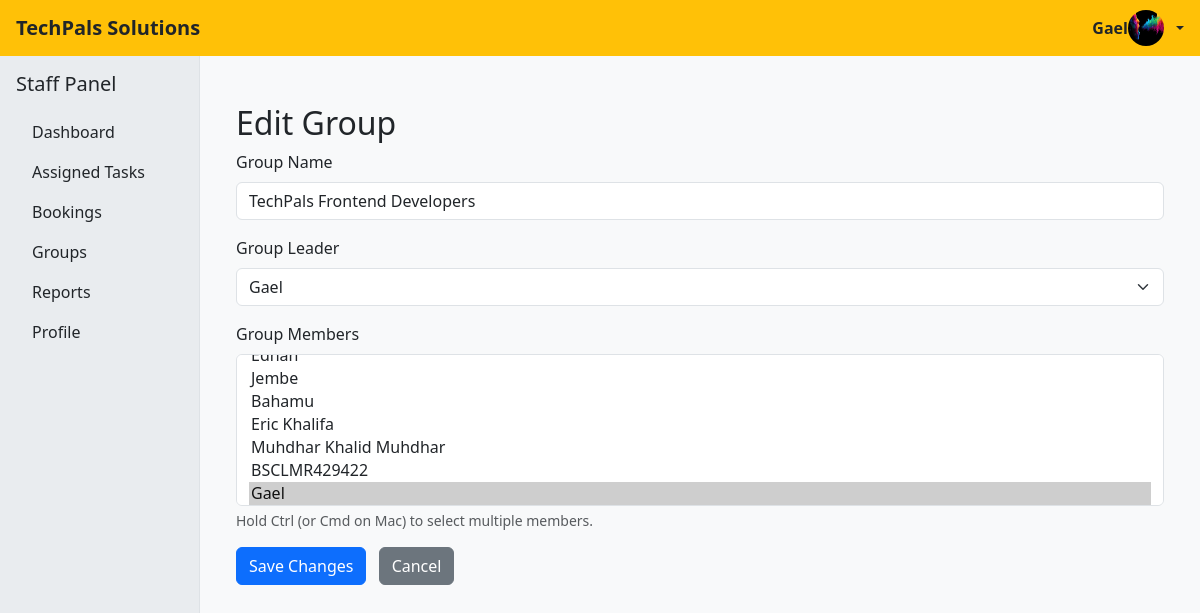
Page /group/edit/2/ (signed in) on the committed database.
### TechPalsApp/models.py (models this page shows, shortened)
class Profile(models.Model):
    user = models.OneToOneField(User, on_delete=models.CASCADE)
    image = models.ImageField(upload_to='profile_pics/', default='default.jpg')
    tech_stack = models.CharField(max_length=100, blank=True, null=True)

class Group(models.Model):
    group_name = models.CharField(max_length=100)
    group_members = models.ManyToManyField(User, related_name='custom_groups')
    group_leader = models.ForeignKey(
        User,
        on_delete=models.SET_NULL,
        null=True,
        blank=True,
        limit_choices_to={'is_staff': True},  # Only staff can be leader
        related_name='led_groups'
    )

### TechPalsApp/views.py (the view, shortened to what this page needs)
# urls.py: path('group/edit/<int:group_id>/', views.edit_group, name='group-edit'),
@login_required
def edit_group(request, group_id):
    group = get_object_or_404(Group, id=group_id)
    if not (request.user == group.group_leader or request.user.is_superuser):
        messages.error(request, "You do not have permission to edit this group.")
        return redirect('group-detail', group_id)
    users = User.objects.all()
    base_template = (
        'base_admin.html' if request.user.is_superuser else
        'base_staff.html' if request.user.is_staff else
        'base_user.html'
    )
    return render(request, 'group_edit.html', {
        'group': group,
        'users': users,
        'base_template': base_template,
    })

### TechPalsApp/templates/group_edit.html (shortened to what this page needs)
{% extends base_template %}
{% block content %}
<div class="container mt-4">
  <h2>Edit Group</h2>
  <form method="post">
    <div class="mb-3">
      <label for="group_name" class="form-label">Group Name</label>
      <input type="text" id="group_name" name="group_name" class="form-control" value="{{ group.group_name }}" required>
    </div>
    <div class="mb-3">
      <label for="group_leader" class="form-label">Group Leader</label>
      <select id="group_leader" name="group_leader" class="form-select" required>
        {% for user in users %}
          <option value="{{ user.id }}" {% if group.group_leader.id == user.id %}selected{% endif %}>{{ user.username }}</option>
        {% endfor %}
      </select>
    </div>
    <div class="mb-3">
      <label for="group_members" class="form-label">Group Members</label>
      <select id="group_members" name="group_members" multiple class="form-select" size="6" required>
        {% for user in users %}
          <option value="{{ user.id }}"
            {% if user in group.group_members.all %}selected{% endif %}>{{ user.username }}</option>
        {% endfor %}
      </select>
      <div class="form-text">Hold Ctrl (or Cmd on Mac) to select multiple members.</div>
    </div>
    <button type="submit" class="btn btn-primary">Save Changes</button>
    <a href="{% if user.is_superuser %}{% url 'group-list' %}{% else %}{% url 'group-chat' group.id %}{% endif %}"
      class="btn btn-secondary ms-2">
      Cancel
    </a>
  </form>
</div>
{% endblock %}

### TechPalsApp/templates/base_staff.html (shortened to what this page needs)
{% load static %}
<!DOCTYPE html>
<html lang="en">
<head>
    <link rel="stylesheet" href="https://cdn.jsdelivr.net/npm/bootstrap-icons@1.10.5/font/bootstrap-icons.css">
    <link href="https://cdn.jsdelivr.net/npm/bootstrap@5.3.2/dist/css/bootstrap.min.css" rel="stylesheet" />
    <link href="https://cdn.jsdelivr.net/npm/bootstrap-icons@1.11.1/font/bootstrap-icons.css" rel="stylesheet" />
</head>
<body class="bg-light">
<nav class="navbar navbar-dark bg-warning sticky-top px-3" style="height: 56px;">
    <a class="navbar-brand text-dark" href="#"><strong>TechPals Solutions</strong></a>
    <div class="dropdown ms-auto">
        <a href="#" class="d-flex align-items-center text-dark fw-bolder text-decoration-none dropdown-toggle fw-bolder" id="userDropdown" data-bs-toggle="dropdown" aria-expanded="false">
            {{ request.user.username }}
            <img src="{% if request.user.profile.image %}{{ request.user.profile.image.url }}{% else %}{% static 'default-profile.png' %}{% endif %}"
                alt="Profile Image"
                width="36" height="36"
                class="rounded-circle me-2" />
        </a>
    </div>
</nav>
<nav class="d-none d-md-block bg-body-secondary text-dark p-3 position-fixed vh-100 overflow-auto border-end"
     style="top: 56px; width: 16.6667%; z-index: 1030;">
    <h5 class="mb-3">Staff Panel</h5>
    <ul class="nav flex-column">
        <li class="nav-item"><a class="nav-link text-dark" href="{% url 'staff-dashboard' %}">Dashboard</a></li>
        <li class="nav-item">
            <a class="nav-link text-dark" href="{% url 'task-list' %}">Assigned Tasks</a>
        </li>
        <li class="nav-item"><a class="nav-link text-dark" href="{% url 'booking-list' %}">Bookings</a></li>
        <li class="nav-item">
            <a class="nav-link text-dark" href="{% url 'group-list' %}"> Groups</a>
        </li>
        <li class="nav-item"><a class="nav-link text-dark" href="#">Reports</a></li>
        <li class="nav-item"><a class="nav-link text-dark" href="#">Profile</a></li>
    </ul>
</nav>
<main class="col-md-9 ms-sm-auto col-lg-10 px-md-4 py-4" style="margin-left: 16.6667%;">
    {% block content %}{% endblock %}
</main>
</body>
</html>

### rows in the picture
Group: group_name "TechPals Frontend Developers", group_leader "Gael", group_members "Jembe / Bahamu / Eric Khalifa / Muhdhar Khalid Muhdhar / BSCLMR429422 / Gael ☑"

### other values in the picture
{{ request.user.username }} "Gael"
